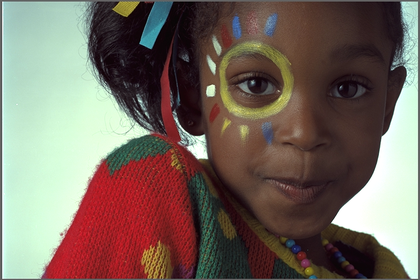
%> input picture excersiecs/Mohammad-t-t/13/girl.png, 420 x 280 px, shrunk from 768 x 512 before the run, given in place of girl.jpg, which was not available
$ octave Untitled2.m   (GNU Octave 9; MATLAB toolbox functions it lacks are replaced by stand-ins)
%> lines starting %> are read from the running program, lines starting %| are printed output that depends on the picture; pictures that were not available may be replaced by others from this repository, and a replacement may not be noted
close all
clear all
clc

image = imread('d:/13 new/girl.jpg');
%> image is the input picture: size 280x420x3 uint8; mean R, G, B 119.5, 105.9, 96
[x,y] = size(image);
%> x = 280; y = 1260

for i=1:x
    for j=1:y
        image(i,j) = 255 - image(i,j);
    end
end
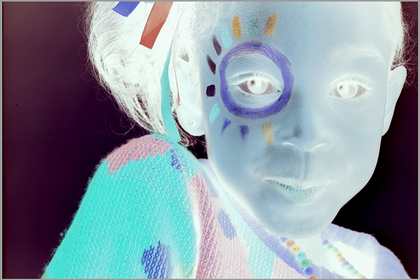
%> image: size 280x420x3 uint8; mean R, G, B 135.5, 149.1, 159
s=1;
for i=.1:.1:.8
   image2 = imnoise(image,'salt & pepper',i);
   avg = mean(image2(:));
   subplot(2,4,s);
   imshow(image2);
   title(avg);
   s=s+1;
end
%> this loop made 8 passes
%> avg on passes 1 to 8: 145.8, 143.8, 141.7, 139.4, 137.9, 135.6, 133.6, 131.6
%> pass 1, `image2 = imnoise(image,'salt & pepper',i);`:
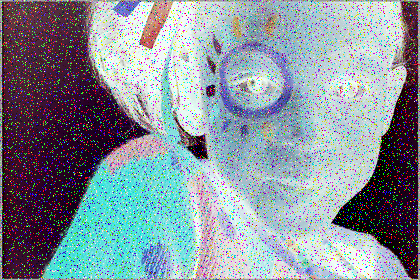
%> image2: size 280x420x3 uint8; mean R, G, B 134.9, 146.8, 155.8
%> pass 2, `image2 = imnoise(image,'salt & pepper',i);`:
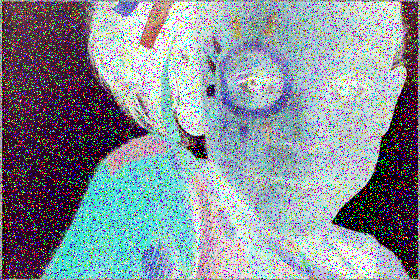
%> image2: size 280x420x3 uint8; mean R, G, B 134.2, 144.7, 152.7
%> pass 3, `image2 = imnoise(image,'salt & pepper',i);`:
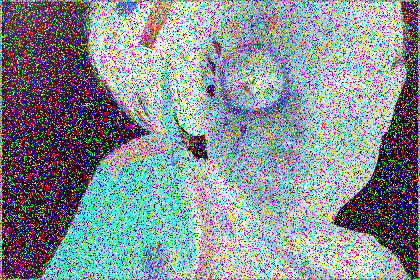
%> image2: size 280x420x3 uint8; mean R, G, B 133, 142.8, 149.3
%> after the loop, s = 9
%> after the loop:
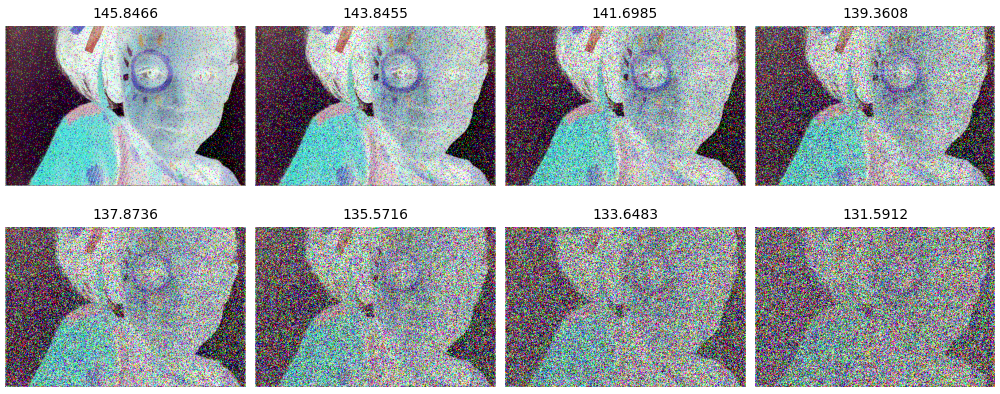
%> figure redrawn from the program's plot data, 8 panels

$ run again, with excersiecs/Mohammad-t-t/13/tasvir1.jpg saved as excersiecs/Mohammad-t-t/13/girl.png
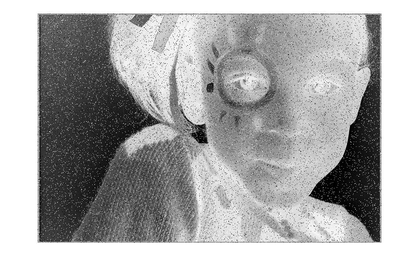
%> input picture excersiecs/Mohammad-t-t/13/tasvir1.jpg, 420 x 270 px, shrunk from 938 x 603 before the run, given in place of girl.jpg, which was not available
%> image is the input picture: size 270x420x3 uint8; min 0, max 255, mean 171.5
%> after the loop `for i=1:x`:
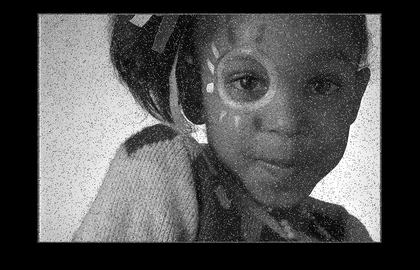
%> image: size 270x420x3 uint8; min 0, max 255, mean 83.5
%> the loop `for i=.1:.1:.8` made 8 passes
%> avg on passes 1 to 8: 87.93, 92.4, 96.7, 101, 105.7, 109.9, 114.3, 118.7
%> pass 3, `image2 = imnoise(image,'salt & pepper',i);`:
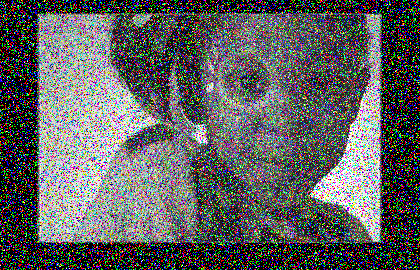
%> image2: size 270x420x3 uint8; mean R, G, B 96.2, 96.9, 97
%> after the loop `for i=.1:.1:.8`: s = 9
